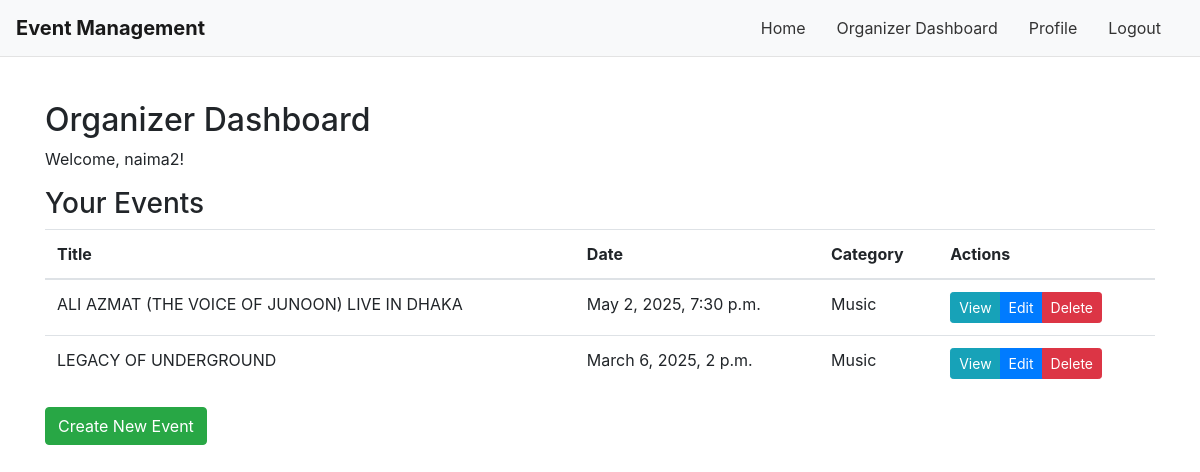
The page /dashboard/organizer/ (signed in) on the database its author committed.
### events/models.py (models this page shows, shortened)
class CustomUser(AbstractUser):
    profile_picture = models.ImageField(upload_to='profile_pics/', default='default_profile.jpg')
    phone_number = models.CharField(max_length=20, blank=True)

class Event(models.Model):
    CATEGORY_CHOICES = (
        ('music', 'Music'),
        ('sports', 'Sports'),
        ('tech', 'Technology'),
        ('art', 'Art'),
    )
    title = models.CharField(max_length=255)
    description = models.TextField()
    date = models.DateTimeField()  # Event date
    category = models.CharField(
        max_length=50,
        choices=CATEGORY_CHOICES,
        default='music'
    )
    image = models.ImageField(upload_to='event_images/', default='default_event.jpg')
    rsvps = models.ManyToManyField(
        settings.AUTH_USER_MODEL,
        related_name='rsvped_events',
        blank=True
    )
    organizer = models.ForeignKey(
        settings.AUTH_USER_MODEL,
        on_delete=models.CASCADE,
        related_name='events_created',
        null=True,
        blank=True
    )
    slug = models.SlugField(unique=True, blank=True)

### events/views.py (the view)
# urls.py: path('dashboard/organizer/', organizer_dashboard, name='organizer_dashboard'),
@login_required
def organizer_dashboard(request):
    if not is_organizer(request.user):
        messages.error(request, "You do not have organizer privileges.")
        return redirect('login')
    events = Event.objects.all()  # Show all events
    return render(request, 'events/dashboard_organizer.html', {'events': events})

### events/templatetags/group_filters.py (called while the page is built)
@register.filter(name='has_group')
def has_group(user, group_name):
    return user.groups.filter(name=group_name).exists()

### events/views.py (called while the page is built)
def is_organizer(user):
    return user.is_authenticated and user.groups.filter(name='Organizer').exists()

### events/templates/events/dashboard_organizer.html (shortened to what this page needs)
{% extends 'events/base.html' %}
{% load static %}
{% block content %}
  <h2>Organizer Dashboard</h2>
  <p>Welcome, {{ request.user.username }}!</p>
  <h3>Your Events</h3>
  <table class="table">
    <thead>
      <tr>
        <th>Title</th>
        <th>Date</th>
        <th>Category</th>
        <th>Actions</th>
      </tr>
    </thead>
    <tbody>
      {% for event in events %}
      <tr>
        <td>{{ event.title }}</td>
        <td>{{ event.date }}</td>
        <td>{{ event.get_category_display }}</td>
        <td>
          <div class="btn-group" role="group">
            <a href="{% url 'event_detail' event.id %}" class="btn btn-info btn-sm">View</a>
            <a href="{% url 'event_edit' event.id %}" class="btn btn-sm btn-primary">Edit</a>
            <a href="{% url 'event_delete' event.id %}" class="btn btn-sm btn-danger">Delete</a>
          </div>
        </td>
      </tr>
      {% empty %}
      <tr>
        <td colspan="4">No events found.</td>
      </tr>
      {% endfor %}
    </tbody>
  </table>
  <a href="{% url 'event_create' %}" class="btn btn-success">Create New Event</a>
{% endblock %}

### static/css/styles.css (style rules this page uses)
body { background-color: #f8f9fa; font-family: 'Helvetica Neue', Helvetica, Arial, sans-serif; color: #333; margin: 0; padding: 0; }
h2, h3 { margin-top: 20px; margin-bottom: 20px; }
.table { margin-bottom: 30px; }
.table th, .table td { vertical-align: middle; }
.btn { border-radius: 4px; padding: 8px 16px; font-size: 0.9rem; }

### rows shown on the page
CustomUser: user.username "naima2"
Event: title "ALI AZMAT (THE VOICE OF JUNOON) LIVE IN DHAKA", date "May 2, 2025, 7:30 p.m.", category "Music"
Event: title "LEGACY OF UNDERGROUND", date "March 6, 2025, 2 p.m.", category "Music"
